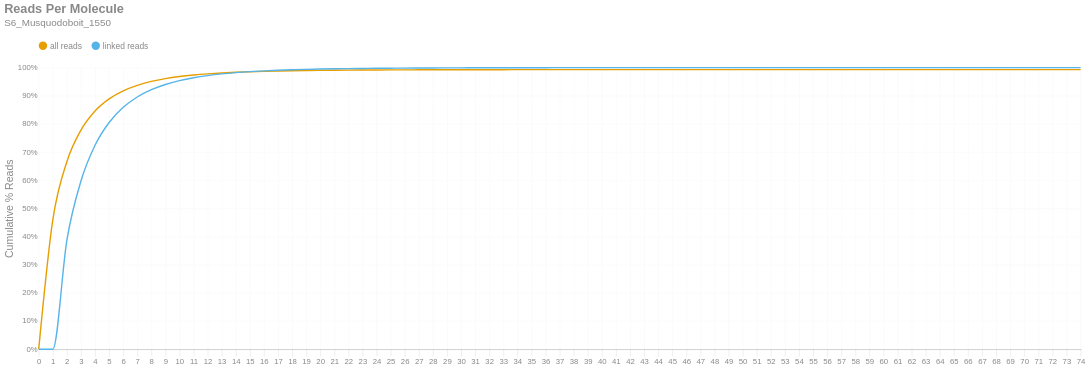

The cell this chart's notebook holds for it:
### Markdown cell above
### Reads per Molecule
This chart shows the cumulative distribution of the number of reads per linked molecule. That is, how many alignments are associated with a unique molecule. This excludes the number of reads associated with invalid or absent linked-read barcodes. The `linked` histogram is the percentages recalculated when disregarding singletons.

### Code cell
if SKIPLR:
    print_html(f"Skipped")
else:
    counts = np.bincount(valids['reads'].cast(pl.Int64).to_numpy())
    weighted = counts * np.arange(len(counts))
    all_perc = weighted / n_reads
    linked_perc = weighted / n_linked_reads
    linked_perc[1] = 0
    binned_df = pl.DataFrame({
        'readsper': list(range(len(counts))),
        'all reads (cumsum)': np.cumsum(all_perc).tolist(),
        'linked reads (cumsum)': np.cumsum(linked_perc).tolist(),
    })

    with SafeRender(binned_df):
        (
            density_plot(binned_df, 'Reads Per Molecule', samplename, 'readspmol')
            .encode(
                x=alt.X('readsper:O', title=None).axis(labelAngle=0).scale(padding=0),
                y=alt.Y('value:Q', title='Cumulative % Reads').axis(format='%').stack(False),
                color=alt.Color("key:N").scale(domain=["all reads", "linked reads"]),
                tooltip=[
                    alt.Tooltip("key:N", title="Data Type"),
                    alt.Tooltip("readsper:O", title="Reads Per Molecule"),
                    alt.Tooltip("value:Q", format=".2%", title="% Reads (Cum.)")
                ]            
            )
        ).display()

### Figure 1 — Vega-Lite specification as saved in the notebook (floating-point values rounded to 4 significant figures)
{"width": "container", "height": 400, "config": {"title": {"anchor": "start", "dy": -15, "fontSize": 18, "color": "#888888", "subtitleColor": "#888888", "subtitleFontSize": 14}, "arc": {"fill": "#0072B2"}, "axis": {"domainColor": "#888888", "domainWidth": 0.5, "gridWidth": 0.2, "grid": false, "titleFontWeight": 400, "titleFontSize": 15, "labelFontSize": 11, "labelColor": "#888888", "tickColor": "#888888", "tickWidth": 0.2, "titleColor": "#888888"}, "axisBand": {"grid": false}, "axisX": {"grid": true, "tickSize": 10, "domainCap": "round"}, "axisY": {"domain": false, "grid": true, "tickSize": 0, "domainCap": "round"}, "background": "transparent", "header": {"labelFontSize": 15, "labelColor": "#888888", "titleFontSize": 15, "titleFontWeight": 600, "titleColor": "#888888"}, "legend": {"labelFont": "sans-serif", "labelFontSize": 12, "labelColor": "#888888", "symbolSize": 100, "symbolType": "circle", "titleFontSize": 12, "titlePadding": 10, "titleColor": "#888888", "title": null, "orient": "top"}, "range": {"category": ["#E69F00", "#56B4E9", "#009E73", "#F0E442", "#0072B2", "#D55E00", "#CC79A7", "#000000"], "diverging": ["#cfe8f3", "#a2d4ec", "#73bfe2", "#46abdb", "#1696d2", "#12719e"]}, "area": {"fill": "#0072B2", "fillOpacity": 0.7, "line": true, "strokeOpacity": 0.7}, "line": {"color": "#0072B2", "stroke": "#0072B2", "strokeWidth": 2}, "trail": {"color": "#0072B2", "stroke": "#0072B2", "strokeWidth": 0, "size": 1}, "point": {"filled": true, "fillOpacity": 1.0, "size": 95}, "text": {"color": "#888888", "fontSize": 11, "align": "right", "fontWeight": 400, "size": 11}, "bar": {"fill": "#0072B2", "stroke": null}, "view": {"stroke": null, "continuousWidth": 660, "continuousHeight": 400}}, "data": {"name": "data-f74513bf99e71d42561fe997efd72291"}, "mark": {"type": "line", "interpolate": "monotone", "point": {"opacity": 0, "size": 275}}, "encoding": {"color": {"field": "key", "scale": {"domain": ["all reads", "linked reads"]}, "type": "nominal"}, "tooltip": [{"field": "key", "title": "Data Type", "type": "nominal"}, {"field": "readsper", "title": "Reads Per Molecule", "type": "ordinal"}, {"field": "value", "format": ".2%", "title": "% Reads (Cum.)", "type": "quantitative"}], "x": {"axis": {"labelAngle": 0}, "field": "readsper", "scale": {"padding": 0}, "title": null, "type": "ordinal"}, "y": {"axis": {"format": "%"}, "field": "value", "stack": false, "title": "Cumulative % Reads", "type": "quantitative"}}, "params": [{"name": "param_c36ac31b6afebe62", "select": {"type": "point", "fields": ["key"]}, "bind": "legend"}], "title": {"text": "Reads Per Molecule", "subtitle": "S6_Musquodoboit_1550"}, "transform": [{"fold": ["all reads (cumsum)", "linked reads (cumsum)"]}, {"calculate": "replace(datum.key, ' (cumsum)', '')", "as": "key"}, {"filter": {"param": "param_c36ac31b6afebe62"}}], "usermeta": {"embedOptions": {"downloadFileName": "S6_Musquodoboit_1550.readspmol"}}, "$schema": "https://vega.github.io/schema/vega-lite/v6.1.0.json", "datasets": {"data-f74513bf99e71d42561fe997efd72291": [{"readsper": 0, "all reads (cumsum)": 0.0, "linked reads (cumsum)": 0.0}, {"readsper": 1, "all reads (cumsum)": 0.4592, "linked reads (cumsum)": 0.0}, {"readsper": 2, "all reads (cumsum)": 0.6659, "linked reads (cumsum)": 0.3874}, {"readsper": 3, "all reads (cumsum)": 0.7779, "linked reads (cumsum)": 0.5972}, {"readsper": 4, "all reads (cumsum)": 0.8457, "linked reads (cumsum)": 0.7242}, {"readsper": 5, "all reads (cumsum)": 0.8888, "linked reads (cumsum)": 0.805}, {"readsper": 6, "all reads (cumsum)": 0.9175, "linked reads (cumsum)": 0.8588}, {"readsper": 7, "all reads (cumsum)": 0.9371, "linked reads (cumsum)": 0.8955}, {"readsper": 8, "all reads (cumsum)": 0.9509, "linked reads (cumsum)": 0.9215}, {"readsper": 9, "all reads (cumsum)": 0.9609, "linked reads (cumsum)": 0.94}, {"readsper": 10, "all reads (cumsum)": 0.9681, "linked reads (cumsum)": 0.9537}, {"readsper": 11, "all reads (cumsum)": 0.9736, "linked reads (cumsum)": 0.9639}, {"readsper": 12, "all reads (cumsum)": 0.9777, "linked reads (cumsum)": 0.9716}, {"readsper": 13, "all reads (cumsum)": 0.9809, "linked reads (cumsum)": 0.9775}, {"readsper": 14, "all reads (cumsum)": 0.9833, "linked reads (cumsum)": 0.9821}, {"readsper": 15, "all reads (cumsum)": 0.9852, "linked reads (cumsum)": 0.9856}, {"readsper": 16, "all reads (cumsum)": 0.9866, "linked reads (cumsum)": 0.9884}, {"readsper": 17, "all reads (cumsum)": 0.9878, "linked reads (cumsum)": 0.9906}, {"readsper": 18, "all reads (cumsum)": 0.9887, "linked reads (cumsum)": 0.9923}, {"readsper": 19, "all reads (cumsum)": 0.9895, "linked reads (cumsum)": 0.9937}, {"readsper": 20, "all reads (cumsum)": 0.9901, "linked reads (cumsum)": 0.9949}, {"readsper": 21, "all reads (cumsum)": 0.9906, "linked reads (cumsum)": 0.9957}, {"readsper": 22, "all reads (cumsum)": 0.991, "linked reads (cumsum)": 0.9965}, {"readsper": 23, "all reads (cumsum)": 0.9912, "linked reads (cumsum)": 0.997}, {"readsper": 24, "all reads (cumsum)": 0.9915, "linked reads (cumsum)": 0.9975}, {"readsper": 25, "all reads (cumsum)": 0.9917, "linked reads (cumsum)": 0.9979}, {"readsper": 26, "all reads (cumsum)": 0.9919, "linked reads (cumsum)": 0.9982}, {"readsper": 27, "all reads (cumsum)": 0.9921, "linked reads (cumsum)": 0.9985}, {"readsper": 28, "all reads (cumsum)": 0.9922, "linked reads (cumsum)": 0.9988}, {"readsper": 29, "all reads (cumsum)": 0.9923, "linked reads (cumsum)": 0.999}, {"readsper": 30, "all reads (cumsum)": 0.9924, "linked reads (cumsum)": 0.9991}, {"readsper": 31, "all reads (cumsum)": 0.9925, "linked reads (cumsum)": 0.9992}, {"readsper": 32, "all reads (cumsum)": 0.9925, "linked reads (cumsum)": 0.9994}, {"readsper": 33, "all reads (cumsum)": 0.9926, "linked reads (cumsum)": 0.9995}, {"readsper": 34, "all reads (cumsum)": 0.9926, "linked reads (cumsum)": 0.9996}, {"readsper": 35, "all reads (cumsum)": 0.9927, "linked reads (cumsum)": 0.9996}, {"readsper": 36, "all reads (cumsum)": 0.9927, "linked reads (cumsum)": 0.9997}, {"readsper": 37, "all reads (cumsum)": 0.9927, "linked reads (cumsum)": 0.9997}, {"readsper": 38, "all reads (cumsum)": 0.9927, "linked reads (cumsum)": 0.9998}, {"readsper": 39, "all reads (cumsum)": 0.9928, "linked reads (cumsum)": 0.9998}, {"readsper": 40, "all reads (cumsum)": 0.9928, "linked reads (cumsum)": 0.9998}, {"readsper": 41, "all reads (cumsum)": 0.9928, "linked reads (cumsum)": 0.9998}, {"readsper": 42, "all reads (cumsum)": 0.9928, "linked reads (cumsum)": 0.9999}, {"readsper": 43, "all reads (cumsum)": 0.9928, "linked reads (cumsum)": 0.9999}, {"readsper": 44, "all reads (cumsum)": 0.9928, "linked reads (cumsum)": 0.9999}, {"readsper": 45, "all reads (cumsum)": 0.9928, "linked reads (cumsum)": 0.9999}, {"readsper": 46, "all reads (cumsum)": 0.9928, "linked reads (cumsum)": 0.9999}, {"readsper": 47, "all reads (cumsum)": 0.9928, "linked reads (cumsum)": 1.0}, {"readsper": 48, "all reads (cumsum)": 0.9928, "linked reads (cumsum)": 1.0}, {"readsper": 49, "all reads (cumsum)": 0.9928, "linked reads (cumsum)": 1.0}, {"readsper": 50, "all reads (cumsum)": 0.9928, "linked reads (cumsum)": 1.0}, {"readsper": 51, "all reads (cumsum)": 0.9928, "linked reads (cumsum)": 1.0}, {"readsper": 52, "all reads (cumsum)": 0.9928, "linked reads (cumsum)": 1.0}, {"readsper": 53, "all reads (cumsum)": 0.9928, "linked reads (cumsum)": 1.0}, {"readsper": 54, "all reads (cumsum)": 0.9928, "linked reads (cumsum)": 1.0}, {"readsper": 55, "all reads (cumsum)": 0.9928, "linked reads (cumsum)": 1.0}, {"readsper": 56, "all reads (cumsum)": 0.9928, "linked reads (cumsum)": 1.0}, {"readsper": 57, "all reads (cumsum)": 0.9928, "linked reads (cumsum)": 1.0}, {"readsper": 58, "all reads (cumsum)": 0.9928, "linked reads (cumsum)": 1.0}, {"readsper": 59, "all reads (cumsum)": 0.9928, "linked reads (cumsum)": 1.0}, {"readsper": 60, "all reads (cumsum)": 0.9928, "linked reads (cumsum)": 1.0}, {"readsper": 61, "all reads (cumsum)": 0.9928, "linked reads (cumsum)": 1.0}, {"readsper": 62, "all reads (cumsum)": 0.9928, "linked reads (cumsum)": 1.0}, {"readsper": 63, "all reads (cumsum)": 0.9929, "linked reads (cumsum)": 1.0}, {"readsper": 64, "all reads (cumsum)": 0.9929, "linked reads (cumsum)": 1.0}, {"readsper": 65, "all reads (cumsum)": 0.9929, "linked reads (cumsum)": 1.0}, {"readsper": 66, "all reads (cumsum)": 0.9929, "linked reads (cumsum)": 1.0}, {"readsper": 67, "all reads (cumsum)": 0.9929, "linked reads (cumsum)": 1.0}, {"readsper": 68, "all reads (cumsum)": 0.9929, "linked reads (cumsum)": 1.0}, {"readsper": 69, "all reads (cumsum)": 0.9929, "linked reads (cumsum)": 1.0}, {"readsper": 70, "all reads (cumsum)": 0.9929, "linked reads (cumsum)": 1.0}, {"readsper": 71, "all reads (cumsum)": 0.9929, "linked reads (cumsum)": 1.0}, {"readsper": 72, "all reads (cumsum)": 0.9929, "linked reads (cumsum)": 1.0}, {"readsper": 73, "all reads (cumsum)": 0.9929, "linked reads (cumsum)": 1.0}, {"readsper": 74, "all reads (cumsum)": 0.9929, "linked reads (cumsum)": 1.0}]}}
